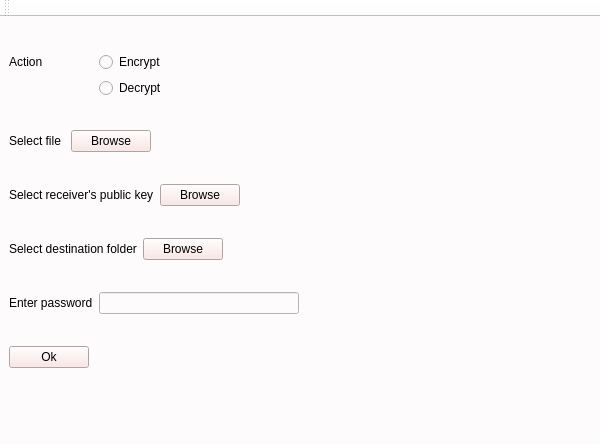
<?xml version="1.0" encoding="UTF-8"?>
<ui version="4.0">
 <class>EncryptionMenu</class>
 <widget class="QMainWindow" name="EncryptionMenu">
  <property name="geometry">
   <rect>
    <x>0</x>
    <y>0</y>
    <width>600</width>
    <height>444</height>
   </rect>
  </property>
  <property name="sizePolicy">
   <sizepolicy hsizetype="Preferred" vsizetype="Preferred">
    <horstretch>0</horstretch>
    <verstretch>0</verstretch>
   </sizepolicy>
  </property>
  <property name="minimumSize">
   <size>
    <width>600</width>
    <height>444</height>
   </size>
  </property>
  <property name="maximumSize">
   <size>
    <width>600</width>
    <height>444</height>
   </size>
  </property>
  <property name="font">
   <font>
    <family>FreeSerif</family>
    <pointsize>13</pointsize>
   </font>
  </property>
  <property name="windowTitle">
   <string>MainWindow</string>
  </property>
  <property name="styleSheet">
   <string notr="true">background-color:rgb(253, 251, 251)</string>
  </property>
  <widget class="QWidget" name="centralwidget">
   <layout class="QFormLayout" name="formLayout_7">
    <item row="2" column="0">
     <widget class="QLabel" name="label">
      <property name="text">
       <string>Action</string>
      </property>
     </widget>
    </item>
    <item row="5" column="0" colspan="2">
     <layout class="QFormLayout" name="formLayout_4">
      <item row="0" column="0">
       <widget class="QLabel" name="label_2">
        <property name="text">
         <string>Select file </string>
        </property>
       </widget>
      </item>
      <item row="0" column="1">
       <layout class="QFormLayout" name="formLayout">
        <item row="0" column="0">
         <widget class="QPushButton" name="browseplain">
          <property name="styleSheet">
           <string notr="true">background-color:rgb(250, 226, 226)</string>
          </property>
          <property name="text">
           <string>Browse</string>
          </property>
         </widget>
        </item>
        <item row="0" column="1">
         <widget class="QLabel" name="label_3">
          <property name="text">
           <string/>
          </property>
         </widget>
        </item>
       </layout>
      </item>
     </layout>
    </item>
    <item row="6" column="0">
     <spacer name="horizontalSpacer_2">
      <property name="orientation">
       <enum>Qt::Horizontal</enum>
      </property>
      <property name="sizeHint" stdset="0">
       <size>
        <width>40</width>
        <height>20</height>
       </size>
      </property>
     </spacer>
    </item>
    <item row="8" column="0" colspan="2">
     <layout class="QFormLayout" name="formLayout_5">
      <item row="0" column="0">
       <widget class="QLabel" name="label_4">
        <property name="text">
         <string>Select receiver's public key</string>
        </property>
       </widget>
      </item>
      <item row="0" column="1">
       <layout class="QFormLayout" name="formLayout_2">
        <item row="0" column="0">
         <widget class="QPushButton" name="browsekey">
          <property name="sizePolicy">
           <sizepolicy hsizetype="Preferred" vsizetype="Preferred">
            <horstretch>0</horstretch>
            <verstretch>0</verstretch>
           </sizepolicy>
          </property>
          <property name="styleSheet">
           <string notr="true">background-color:rgb(250, 226, 226)</string>
          </property>
          <property name="text">
           <string>Browse</string>
          </property>
         </widget>
        </item>
        <item row="0" column="1">
         <widget class="QLabel" name="label_5">
          <property name="text">
           <string/>
          </property>
         </widget>
        </item>
       </layout>
      </item>
     </layout>
    </item>
    <item row="9" column="0">
     <spacer name="horizontalSpacer_3">
      <property name="orientation">
       <enum>Qt::Horizontal</enum>
      </property>
      <property name="sizeHint" stdset="0">
       <size>
        <width>40</width>
        <height>20</height>
       </size>
      </property>
     </spacer>
    </item>
    <item row="10" column="0" colspan="2">
     <layout class="QFormLayout" name="formLayout_6">
      <item row="0" column="0">
       <widget class="QLabel" name="label_6">
        <property name="text">
         <string>Select destination folder</string>
        </property>
       </widget>
      </item>
      <item row="0" column="1">
       <layout class="QFormLayout" name="formLayout_3">
        <item row="0" column="0">
         <widget class="QPushButton" name="browsefolder">
          <property name="styleSheet">
           <string notr="true">background-color:rgb(250, 226, 226)</string>
          </property>
          <property name="text">
           <string>Browse</string>
          </property>
         </widget>
        </item>
        <item row="0" column="1">
         <widget class="QLabel" name="label_7">
          <property name="text">
           <string/>
          </property>
         </widget>
        </item>
       </layout>
      </item>
     </layout>
    </item>
    <item row="11" column="0">
     <spacer name="horizontalSpacer_4">
      <property name="orientation">
       <enum>Qt::Horizontal</enum>
      </property>
      <property name="sizeHint" stdset="0">
       <size>
        <width>40</width>
        <height>20</height>
       </size>
      </property>
     </spacer>
    </item>
    <item row="12" column="0">
     <widget class="QLabel" name="label_8">
      <property name="text">
       <string>Enter password</string>
      </property>
     </widget>
    </item>
    <item row="12" column="1">
     <widget class="QLineEdit" name="lineEdit">
      <property name="maximumSize">
       <size>
        <width>200</width>
        <height>16777215</height>
       </size>
      </property>
      <property name="echoMode">
       <enum>QLineEdit::Password</enum>
      </property>
     </widget>
    </item>
    <item row="13" column="0">
     <spacer name="horizontalSpacer_5">
      <property name="orientation">
       <enum>Qt::Horizontal</enum>
      </property>
      <property name="sizeHint" stdset="0">
       <size>
        <width>40</width>
        <height>20</height>
       </size>
      </property>
     </spacer>
    </item>
    <item row="14" column="0">
     <widget class="QPushButton" name="pushButton_4">
      <property name="styleSheet">
       <string notr="true">background-color:rgb(250, 226, 226)</string>
      </property>
      <property name="text">
       <string>Ok</string>
      </property>
     </widget>
    </item>
    <item row="2" column="1">
     <widget class="QRadioButton" name="radioButton">
      <property name="text">
       <string>Encrypt</string>
      </property>
     </widget>
    </item>
    <item row="3" column="1">
     <widget class="QRadioButton" name="radioButton_2">
      <property name="text">
       <string>Decrypt</string>
      </property>
     </widget>
    </item>
    <item row="4" column="0">
     <spacer name="horizontalSpacer">
      <property name="orientation">
       <enum>Qt::Horizontal</enum>
      </property>
      <property name="sizeHint" stdset="0">
       <size>
        <width>40</width>
        <height>20</height>
       </size>
      </property>
     </spacer>
    </item>
    <item row="0" column="0">
     <spacer name="horizontalSpacer_6">
      <property name="orientation">
       <enum>Qt::Horizontal</enum>
      </property>
      <property name="sizeHint" stdset="0">
       <size>
        <width>40</width>
        <height>20</height>
       </size>
      </property>
     </spacer>
    </item>
   </layout>
  </widget>
  <widget class="QMenuBar" name="menubar">
   <property name="geometry">
    <rect>
     <x>0</x>
     <y>0</y>
     <width>600</width>
     <height>22</height>
    </rect>
   </property>
  </widget>
  <widget class="QStatusBar" name="statusbar"/>
  <widget class="QToolBar" name="toolBar">
   <property name="windowTitle">
    <string>toolBar</string>
   </property>
   <attribute name="toolBarArea">
    <enum>TopToolBarArea</enum>
   </attribute>
   <attribute name="toolBarBreak">
    <bool>false</bool>
   </attribute>
  </widget>
 </widget>
 <resources/>
 <connections/>
</ui>
